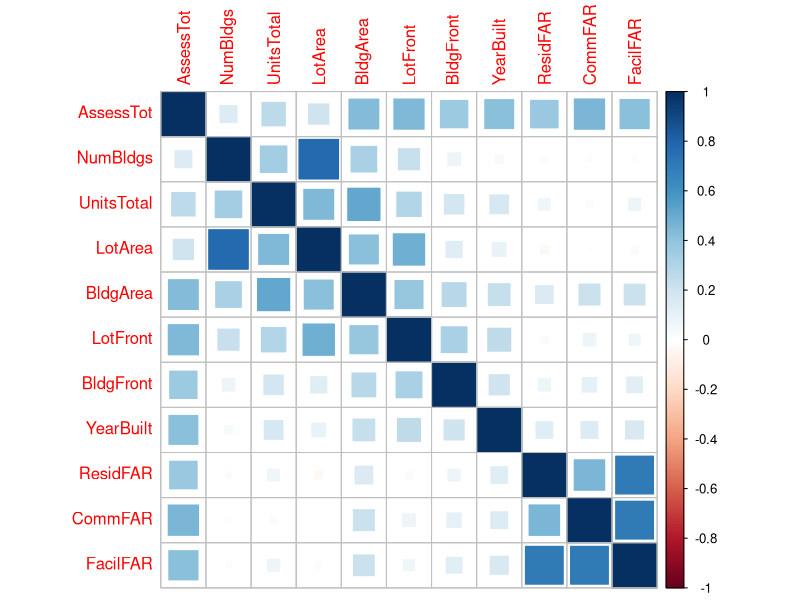

The R source for this figure: (Note: this script raises an error after producing the figure.)
library(corrplot)
library(ggplot2)

MN = read.csv("MN with additional features.csv")
MN = data.frame(MN)
MN$AssessTot = log(MN$AssessTot) 
MN_original = MN[,c("AssessTot","NumBldgs","UnitsTotal","LotArea","BldgArea","LotFront","BldgFront",
                    "YearBuilt","ResidFAR","CommFAR","FacilFAR")]
M = cor(MN_original)
corrplot(M, method = "square")

MN_addition = MN[,c("AssessTot","Population","PopDensity","MedIncome","AvgIncome",
                    "PerCapitaIncome","HighIncomeHouse","NumofHouses","NumofCondos",
                    "EduRate","UnemployedRate","MarriedRate","DivorcedRate")]
MN_addition_cor = cor(MN_addition)
corrplot(MN_addition_cor, method = "square")

Box1 = ggplot(MN, aes(x = factor(LandUseStr), y = AssessTot)) + geom_boxplot() + theme(text = element_text(size = 8)) + labs(x="Type of Land Use", y="Total Assessed Value")
Box1

Box2 = ggplot(MN, aes(x = factor(Zone), y = AssessTot)) + geom_boxplot() + theme(text = element_text(size = 8)) + labs(x="Zone in Manhattan", y="Total Assessed Value")
Box2